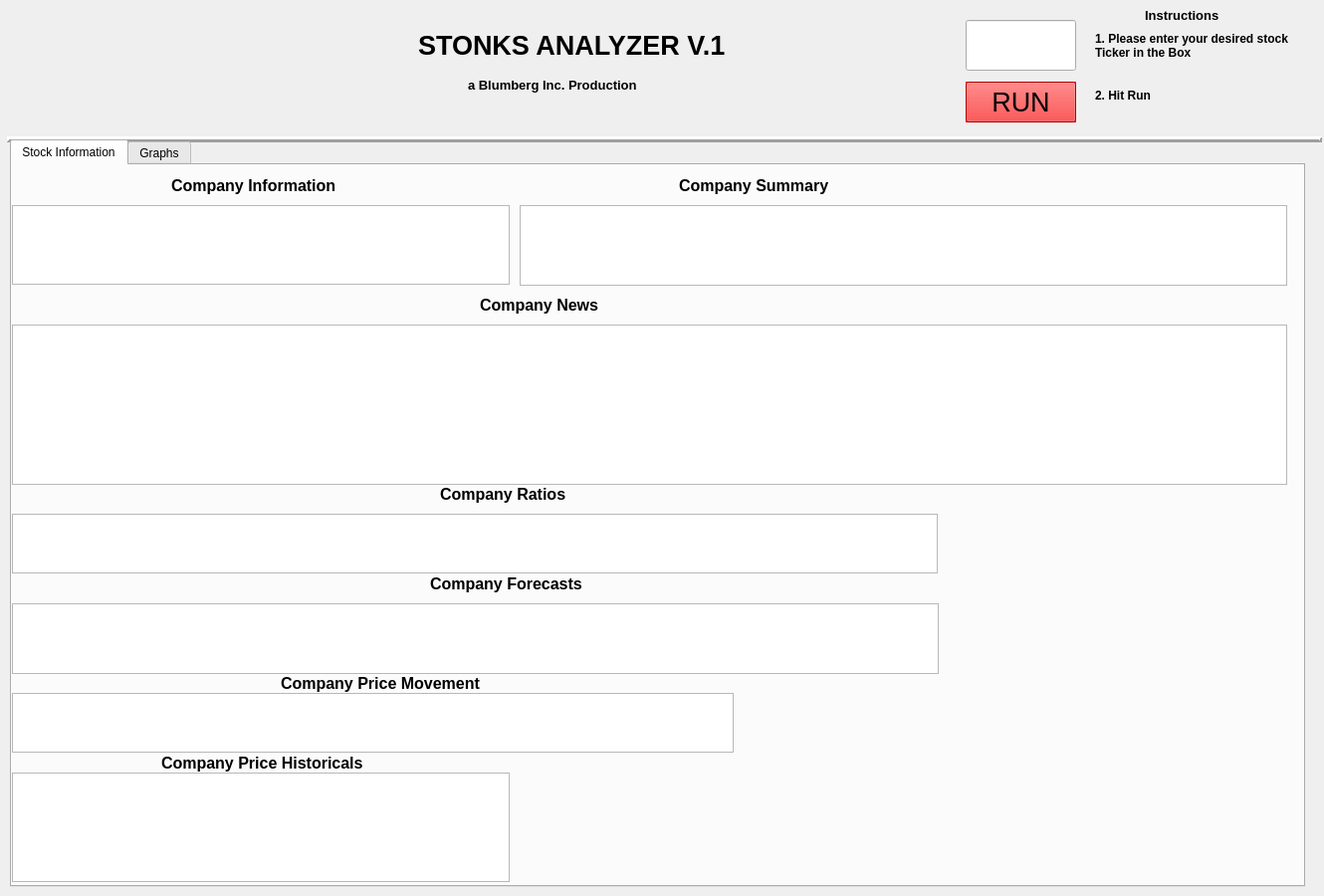
<?xml version="1.0" encoding="UTF-8"?>
<ui version="4.0">
 <class>Form</class>
 <widget class="QWidget" name="Form">
  <property name="geometry">
   <rect>
    <x>0</x>
    <y>0</y>
    <width>1330</width>
    <height>900</height>
   </rect>
  </property>
  <property name="windowTitle">
   <string>Form</string>
  </property>
  <widget class="QLineEdit" name="lineEdit">
   <property name="geometry">
    <rect>
     <x>970</x>
     <y>20</y>
     <width>111</width>
     <height>51</height>
    </rect>
   </property>
   <property name="font">
    <font>
     <pointsize>30</pointsize>
     <weight>50</weight>
     <bold>false</bold>
    </font>
   </property>
   <property name="text">
    <string/>
   </property>
  </widget>
  <widget class="QLabel" name="label_2">
   <property name="geometry">
    <rect>
     <x>20</x>
     <y>10</y>
     <width>211</width>
     <height>121</height>
    </rect>
   </property>
   <property name="text">
    <string/>
   </property>
   <property name="pixmap">
    <pixmap>stonks.jpg</pixmap>
   </property>
   <property name="scaledContents">
    <bool>true</bool>
   </property>
  </widget>
  <widget class="Line" name="line">
   <property name="geometry">
    <rect>
     <x>7</x>
     <y>130</y>
     <width>1321</width>
     <height>20</height>
    </rect>
   </property>
   <property name="font">
    <font>
     <pointsize>8</pointsize>
    </font>
   </property>
   <property name="frameShadow">
    <enum>QFrame::Raised</enum>
   </property>
   <property name="lineWidth">
    <number>3</number>
   </property>
   <property name="orientation">
    <enum>Qt::Horizontal</enum>
   </property>
  </widget>
  <widget class="QPushButton" name="pushButton">
   <property name="geometry">
    <rect>
     <x>970</x>
     <y>82</y>
     <width>111</width>
     <height>41</height>
    </rect>
   </property>
   <property name="palette">
    <palette>
     <active>
      <colorrole role="WindowText">
       <brush brushstyle="SolidPattern">
        <color alpha="255">
         <red>0</red>
         <green>0</green>
         <blue>0</blue>
        </color>
       </brush>
      </colorrole>
      <colorrole role="Button">
       <brush brushstyle="SolidPattern">
        <color alpha="255">
         <red>255</red>
         <green>0</green>
         <blue>0</blue>
        </color>
       </brush>
      </colorrole>
      <colorrole role="Light">
       <brush brushstyle="SolidPattern">
        <color alpha="255">
         <red>255</red>
         <green>127</green>
         <blue>127</blue>
        </color>
       </brush>
      </colorrole>
      <colorrole role="Midlight">
       <brush brushstyle="SolidPattern">
        <color alpha="255">
         <red>255</red>
         <green>63</green>
         <blue>63</blue>
        </color>
       </brush>
      </colorrole>
      <colorrole role="Dark">
       <brush brushstyle="SolidPattern">
        <color alpha="255">
         <red>127</red>
         <green>0</green>
         <blue>0</blue>
        </color>
       </brush>
      </colorrole>
      <colorrole role="Mid">
       <brush brushstyle="SolidPattern">
        <color alpha="255">
         <red>170</red>
         <green>0</green>
         <blue>0</blue>
        </color>
       </brush>
      </colorrole>
      <colorrole role="Text">
       <brush brushstyle="SolidPattern">
        <color alpha="255">
         <red>0</red>
         <green>0</green>
         <blue>0</blue>
        </color>
       </brush>
      </colorrole>
      <colorrole role="BrightText">
       <brush brushstyle="SolidPattern">
        <color alpha="255">
         <red>255</red>
         <green>255</green>
         <blue>255</blue>
        </color>
       </brush>
      </colorrole>
      <colorrole role="ButtonText">
       <brush brushstyle="SolidPattern">
        <color alpha="255">
         <red>0</red>
         <green>0</green>
         <blue>0</blue>
        </color>
       </brush>
      </colorrole>
      <colorrole role="Base">
       <brush brushstyle="SolidPattern">
        <color alpha="255">
         <red>255</red>
         <green>255</green>
         <blue>255</blue>
        </color>
       </brush>
      </colorrole>
      <colorrole role="Window">
       <brush brushstyle="SolidPattern">
        <color alpha="255">
         <red>255</red>
         <green>0</green>
         <blue>0</blue>
        </color>
       </brush>
      </colorrole>
      <colorrole role="Shadow">
       <brush brushstyle="SolidPattern">
        <color alpha="255">
         <red>0</red>
         <green>0</green>
         <blue>0</blue>
        </color>
       </brush>
      </colorrole>
      <colorrole role="AlternateBase">
       <brush brushstyle="SolidPattern">
        <color alpha="255">
         <red>255</red>
         <green>127</green>
         <blue>127</blue>
        </color>
       </brush>
      </colorrole>
      <colorrole role="ToolTipBase">
       <brush brushstyle="SolidPattern">
        <color alpha="255">
         <red>255</red>
         <green>255</green>
         <blue>220</blue>
        </color>
       </brush>
      </colorrole>
      <colorrole role="ToolTipText">
       <brush brushstyle="SolidPattern">
        <color alpha="255">
         <red>0</red>
         <green>0</green>
         <blue>0</blue>
        </color>
       </brush>
      </colorrole>
     </active>
     <inactive>
      <colorrole role="WindowText">
       <brush brushstyle="SolidPattern">
        <color alpha="255">
         <red>0</red>
         <green>0</green>
         <blue>0</blue>
        </color>
       </brush>
      </colorrole>
      <colorrole role="Button">
       <brush brushstyle="SolidPattern">
        <color alpha="255">
         <red>255</red>
         <green>0</green>
         <blue>0</blue>
        </color>
       </brush>
      </colorrole>
      <colorrole role="Light">
       <brush brushstyle="SolidPattern">
        <color alpha="255">
         <red>255</red>
         <green>127</green>
         <blue>127</blue>
        </color>
       </brush>
      </colorrole>
      <colorrole role="Midlight">
       <brush brushstyle="SolidPattern">
        <color alpha="255">
         <red>255</red>
         <green>63</green>
         <blue>63</blue>
        </color>
       </brush>
      </colorrole>
      <colorrole role="Dark">
       <brush brushstyle="SolidPattern">
        <color alpha="255">
         <red>127</red>
         <green>0</green>
         <blue>0</blue>
        </color>
       </brush>
      </colorrole>
      <colorrole role="Mid">
       <brush brushstyle="SolidPattern">
        <color alpha="255">
         <red>170</red>
         <green>0</green>
         <blue>0</blue>
        </color>
       </brush>
      </colorrole>
      <colorrole role="Text">
       <brush brushstyle="SolidPattern">
        <color alpha="255">
         <red>0</red>
         <green>0</green>
         <blue>0</blue>
        </color>
       </brush>
      </colorrole>
      <colorrole role="BrightText">
       <brush brushstyle="SolidPattern">
        <color alpha="255">
         <red>255</red>
         <green>255</green>
         <blue>255</blue>
        </color>
       </brush>
      </colorrole>
      <colorrole role="ButtonText">
       <brush brushstyle="SolidPattern">
        <color alpha="255">
         <red>0</red>
         <green>0</green>
         <blue>0</blue>
        </color>
       </brush>
      </colorrole>
      <colorrole role="Base">
       <brush brushstyle="SolidPattern">
        <color alpha="255">
         <red>255</red>
         <green>255</green>
         <blue>255</blue>
        </color>
       </brush>
      </colorrole>
      <colorrole role="Window">
       <brush brushstyle="SolidPattern">
        <color alpha="255">
         <red>255</red>
         <green>0</green>
         <blue>0</blue>
        </color>
       </brush>
      </colorrole>
      <colorrole role="Shadow">
       <brush brushstyle="SolidPattern">
        <color alpha="255">
         <red>0</red>
         <green>0</green>
         <blue>0</blue>
        </color>
       </brush>
      </colorrole>
      <colorrole role="AlternateBase">
       <brush brushstyle="SolidPattern">
        <color alpha="255">
         <red>255</red>
         <green>127</green>
         <blue>127</blue>
        </color>
       </brush>
      </colorrole>
      <colorrole role="ToolTipBase">
       <brush brushstyle="SolidPattern">
        <color alpha="255">
         <red>255</red>
         <green>255</green>
         <blue>220</blue>
        </color>
       </brush>
      </colorrole>
      <colorrole role="ToolTipText">
       <brush brushstyle="SolidPattern">
        <color alpha="255">
         <red>0</red>
         <green>0</green>
         <blue>0</blue>
        </color>
       </brush>
      </colorrole>
     </inactive>
     <disabled>
      <colorrole role="WindowText">
       <brush brushstyle="SolidPattern">
        <color alpha="255">
         <red>127</red>
         <green>0</green>
         <blue>0</blue>
        </color>
       </brush>
      </colorrole>
      <colorrole role="Button">
       <brush brushstyle="SolidPattern">
        <color alpha="255">
         <red>255</red>
         <green>0</green>
         <blue>0</blue>
        </color>
       </brush>
      </colorrole>
      <colorrole role="Light">
       <brush brushstyle="SolidPattern">
        <color alpha="255">
         <red>255</red>
         <green>127</green>
         <blue>127</blue>
        </color>
       </brush>
      </colorrole>
      <colorrole role="Midlight">
       <brush brushstyle="SolidPattern">
        <color alpha="255">
         <red>255</red>
         <green>63</green>
         <blue>63</blue>
        </color>
       </brush>
      </colorrole>
      <colorrole role="Dark">
       <brush brushstyle="SolidPattern">
        <color alpha="255">
         <red>127</red>
         <green>0</green>
         <blue>0</blue>
        </color>
       </brush>
      </colorrole>
      <colorrole role="Mid">
       <brush brushstyle="SolidPattern">
        <color alpha="255">
         <red>170</red>
         <green>0</green>
         <blue>0</blue>
        </color>
       </brush>
      </colorrole>
      <colorrole role="Text">
       <brush brushstyle="SolidPattern">
        <color alpha="255">
         <red>127</red>
         <green>0</green>
         <blue>0</blue>
        </color>
       </brush>
      </colorrole>
      <colorrole role="BrightText">
       <brush brushstyle="SolidPattern">
        <color alpha="255">
         <red>255</red>
         <green>255</green>
         <blue>255</blue>
        </color>
       </brush>
      </colorrole>
      <colorrole role="ButtonText">
       <brush brushstyle="SolidPattern">
        <color alpha="255">
         <red>127</red>
         <green>0</green>
         <blue>0</blue>
        </color>
       </brush>
      </colorrole>
      <colorrole role="Base">
       <brush brushstyle="SolidPattern">
        <color alpha="255">
         <red>255</red>
         <green>0</green>
         <blue>0</blue>
        </color>
       </brush>
      </colorrole>
      <colorrole role="Window">
       <brush brushstyle="SolidPattern">
        <color alpha="255">
         <red>255</red>
         <green>0</green>
         <blue>0</blue>
        </color>
       </brush>
      </colorrole>
      <colorrole role="Shadow">
       <brush brushstyle="SolidPattern">
        <color alpha="255">
         <red>0</red>
         <green>0</green>
         <blue>0</blue>
        </color>
       </brush>
      </colorrole>
      <colorrole role="AlternateBase">
       <brush brushstyle="SolidPattern">
        <color alpha="255">
         <red>255</red>
         <green>0</green>
         <blue>0</blue>
        </color>
       </brush>
      </colorrole>
      <colorrole role="ToolTipBase">
       <brush brushstyle="SolidPattern">
        <color alpha="255">
         <red>255</red>
         <green>255</green>
         <blue>220</blue>
        </color>
       </brush>
      </colorrole>
      <colorrole role="ToolTipText">
       <brush brushstyle="SolidPattern">
        <color alpha="255">
         <red>0</red>
         <green>0</green>
         <blue>0</blue>
        </color>
       </brush>
      </colorrole>
     </disabled>
    </palette>
   </property>
   <property name="font">
    <font>
     <pointsize>20</pointsize>
    </font>
   </property>
   <property name="autoFillBackground">
    <bool>true</bool>
   </property>
   <property name="text">
    <string>RUN</string>
   </property>
  </widget>
  <widget class="QLabel" name="label_3">
   <property name="geometry">
    <rect>
     <x>1100</x>
     <y>30</y>
     <width>201</width>
     <height>31</height>
    </rect>
   </property>
   <property name="font">
    <font>
     <weight>75</weight>
     <bold>true</bold>
    </font>
   </property>
   <property name="text">
    <string>1. Please enter your desired stock Ticker in the Box                                                     </string>
   </property>
   <property name="wordWrap">
    <bool>true</bool>
   </property>
  </widget>
  <widget class="QLabel" name="label">
   <property name="geometry">
    <rect>
     <x>420</x>
     <y>30</y>
     <width>311</width>
     <height>31</height>
    </rect>
   </property>
   <property name="font">
    <font>
     <pointsize>20</pointsize>
     <weight>75</weight>
     <bold>true</bold>
    </font>
   </property>
   <property name="text">
    <string>STONKS ANALYZER V.1</string>
   </property>
  </widget>
  <widget class="QLabel" name="label_4">
   <property name="geometry">
    <rect>
     <x>470</x>
     <y>70</y>
     <width>181</width>
     <height>31</height>
    </rect>
   </property>
   <property name="font">
    <font>
     <pointsize>10</pointsize>
     <weight>75</weight>
     <bold>true</bold>
    </font>
   </property>
   <property name="text">
    <string>a Blumberg Inc. Production</string>
   </property>
  </widget>
  <widget class="QLabel" name="label_5">
   <property name="geometry">
    <rect>
     <x>1100</x>
     <y>80</y>
     <width>201</width>
     <height>31</height>
    </rect>
   </property>
   <property name="font">
    <font>
     <weight>75</weight>
     <bold>true</bold>
    </font>
   </property>
   <property name="text">
    <string>2. Hit Run</string>
   </property>
  </widget>
  <widget class="QLabel" name="label_6">
   <property name="geometry">
    <rect>
     <x>1150</x>
     <y>0</y>
     <width>91</width>
     <height>31</height>
    </rect>
   </property>
   <property name="font">
    <font>
     <pointsize>10</pointsize>
     <weight>75</weight>
     <bold>true</bold>
    </font>
   </property>
   <property name="text">
    <string>Instructions</string>
   </property>
  </widget>
  <widget class="QTabWidget" name="tabWidget">
   <property name="geometry">
    <rect>
     <x>10</x>
     <y>140</y>
     <width>1301</width>
     <height>751</height>
    </rect>
   </property>
   <property name="currentIndex">
    <number>0</number>
   </property>
   <widget class="QWidget" name="tabStockInfo">
    <attribute name="title">
     <string>Stock Information</string>
    </attribute>
    <widget class="QTableView" name="stockpriceEvolution">
     <property name="geometry">
      <rect>
       <x>0</x>
       <y>610</y>
       <width>500</width>
       <height>110</height>
      </rect>
     </property>
    </widget>
    <widget class="QTableView" name="stockInfo">
     <property name="geometry">
      <rect>
       <x>0</x>
       <y>40</y>
       <width>500</width>
       <height>80</height>
      </rect>
     </property>
     <attribute name="horizontalHeaderStretchLastSection">
      <bool>true</bool>
     </attribute>
     <attribute name="verticalHeaderDefaultSectionSize">
      <number>50</number>
     </attribute>
    </widget>
    <widget class="QTableView" name="analystSummary">
     <property name="geometry">
      <rect>
       <x>0</x>
       <y>440</y>
       <width>931</width>
       <height>71</height>
      </rect>
     </property>
    </widget>
    <widget class="QTableView" name="pricingInfo">
     <property name="geometry">
      <rect>
       <x>0</x>
       <y>530</y>
       <width>725</width>
       <height>60</height>
      </rect>
     </property>
    </widget>
    <widget class="QTableView" name="getCommonRatios">
     <property name="geometry">
      <rect>
       <x>0</x>
       <y>350</y>
       <width>930</width>
       <height>60</height>
      </rect>
     </property>
    </widget>
    <widget class="QTextBrowser" name="stockSummary">
     <property name="geometry">
      <rect>
       <x>510</x>
       <y>40</y>
       <width>771</width>
       <height>81</height>
      </rect>
     </property>
    </widget>
    <widget class="QTableView" name="news">
     <property name="geometry">
      <rect>
       <x>0</x>
       <y>160</y>
       <width>1281</width>
       <height>161</height>
      </rect>
     </property>
    </widget>
    <widget class="QLabel" name="CompanyInfo">
     <property name="geometry">
      <rect>
       <x>160</x>
       <y>10</y>
       <width>191</width>
       <height>20</height>
      </rect>
     </property>
     <property name="font">
      <font>
       <pointsize>12</pointsize>
       <weight>75</weight>
       <bold>true</bold>
      </font>
     </property>
     <property name="text">
      <string>Company Information</string>
     </property>
    </widget>
    <widget class="QLabel" name="CompanySummary">
     <property name="geometry">
      <rect>
       <x>670</x>
       <y>10</y>
       <width>191</width>
       <height>20</height>
      </rect>
     </property>
     <property name="font">
      <font>
       <pointsize>12</pointsize>
       <weight>75</weight>
       <bold>true</bold>
      </font>
     </property>
     <property name="text">
      <string>Company Summary</string>
     </property>
    </widget>
    <widget class="QLabel" name="CompanyNews">
     <property name="geometry">
      <rect>
       <x>470</x>
       <y>130</y>
       <width>131</width>
       <height>20</height>
      </rect>
     </property>
     <property name="font">
      <font>
       <pointsize>12</pointsize>
       <weight>75</weight>
       <bold>true</bold>
      </font>
     </property>
     <property name="text">
      <string>Company News</string>
     </property>
    </widget>
    <widget class="QLabel" name="CompanyRatios">
     <property name="geometry">
      <rect>
       <x>430</x>
       <y>320</y>
       <width>141</width>
       <height>20</height>
      </rect>
     </property>
     <property name="font">
      <font>
       <pointsize>12</pointsize>
       <weight>75</weight>
       <bold>true</bold>
      </font>
     </property>
     <property name="text">
      <string>Company Ratios</string>
     </property>
    </widget>
    <widget class="QLabel" name="CompanyForecasts">
     <property name="geometry">
      <rect>
       <x>420</x>
       <y>410</y>
       <width>161</width>
       <height>20</height>
      </rect>
     </property>
     <property name="font">
      <font>
       <pointsize>12</pointsize>
       <weight>75</weight>
       <bold>true</bold>
      </font>
     </property>
     <property name="text">
      <string>Company Forecasts</string>
     </property>
    </widget>
    <widget class="QLabel" name="CompanyPriceMovement">
     <property name="geometry">
      <rect>
       <x>270</x>
       <y>510</y>
       <width>221</width>
       <height>20</height>
      </rect>
     </property>
     <property name="font">
      <font>
       <pointsize>12</pointsize>
       <weight>75</weight>
       <bold>true</bold>
      </font>
     </property>
     <property name="text">
      <string>Company Price Movement</string>
     </property>
    </widget>
    <widget class="QLabel" name="CompanyPriceHistoricals">
     <property name="geometry">
      <rect>
       <x>150</x>
       <y>590</y>
       <width>221</width>
       <height>20</height>
      </rect>
     </property>
     <property name="font">
      <font>
       <pointsize>12</pointsize>
       <weight>75</weight>
       <bold>true</bold>
      </font>
     </property>
     <property name="text">
      <string>Company Price Historicals</string>
     </property>
    </widget>
   </widget>
   <widget class="QWidget" name="tabGraphs">
    <attribute name="title">
     <string>Graphs</string>
    </attribute>
    <widget class="QGraphicsView" name="Graph1WeekClose">
     <property name="geometry">
      <rect>
       <x>10</x>
       <y>40</y>
       <width>401</width>
       <height>271</height>
      </rect>
     </property>
    </widget>
    <widget class="QGraphicsView" name="Graph1MonthClose">
     <property name="geometry">
      <rect>
       <x>430</x>
       <y>40</y>
       <width>401</width>
       <height>271</height>
      </rect>
     </property>
    </widget>
    <widget class="QGraphicsView" name="Graph3MonthClose">
     <property name="geometry">
      <rect>
       <x>850</x>
       <y>40</y>
       <width>401</width>
       <height>271</height>
      </rect>
     </property>
    </widget>
    <widget class="QGraphicsView" name="Graph1YearClose">
     <property name="geometry">
      <rect>
       <x>190</x>
       <y>360</y>
       <width>401</width>
       <height>271</height>
      </rect>
     </property>
    </widget>
    <widget class="QGraphicsView" name="Graph3YearClose">
     <property name="geometry">
      <rect>
       <x>610</x>
       <y>360</y>
       <width>401</width>
       <height>271</height>
      </rect>
     </property>
    </widget>
    <widget class="QLabel" name="Graph1Week">
     <property name="geometry">
      <rect>
       <x>110</x>
       <y>10</y>
       <width>181</width>
       <height>20</height>
      </rect>
     </property>
     <property name="font">
      <font>
       <pointsize>12</pointsize>
       <weight>75</weight>
       <bold>true</bold>
      </font>
     </property>
     <property name="text">
      <string>Closing Prices 1 Week</string>
     </property>
    </widget>
    <widget class="QLabel" name="Graph1Month">
     <property name="geometry">
      <rect>
       <x>540</x>
       <y>10</y>
       <width>191</width>
       <height>20</height>
      </rect>
     </property>
     <property name="font">
      <font>
       <pointsize>12</pointsize>
       <weight>75</weight>
       <bold>true</bold>
      </font>
     </property>
     <property name="text">
      <string>Closing Prices 1 Months</string>
     </property>
    </widget>
    <widget class="QLabel" name="Graph3Month">
     <property name="geometry">
      <rect>
       <x>960</x>
       <y>10</y>
       <width>191</width>
       <height>20</height>
      </rect>
     </property>
     <property name="font">
      <font>
       <pointsize>12</pointsize>
       <weight>75</weight>
       <bold>true</bold>
      </font>
     </property>
     <property name="text">
      <string>Closing Prices 3 Months</string>
     </property>
    </widget>
    <widget class="QLabel" name="Graph1Year">
     <property name="geometry">
      <rect>
       <x>310</x>
       <y>330</y>
       <width>191</width>
       <height>20</height>
      </rect>
     </property>
     <property name="font">
      <font>
       <pointsize>12</pointsize>
       <weight>75</weight>
       <bold>true</bold>
      </font>
     </property>
     <property name="text">
      <string>Closing Prices 1 Year</string>
     </property>
    </widget>
    <widget class="QLabel" name="Graph3Year">
     <property name="geometry">
      <rect>
       <x>720</x>
       <y>330</y>
       <width>191</width>
       <height>20</height>
      </rect>
     </property>
     <property name="font">
      <font>
       <pointsize>12</pointsize>
       <weight>75</weight>
       <bold>true</bold>
      </font>
     </property>
     <property name="text">
      <string>Closing Prices 3 Year</string>
     </property>
    </widget>
   </widget>
  </widget>
 </widget>
 <resources/>
 <connections/>
</ui>
